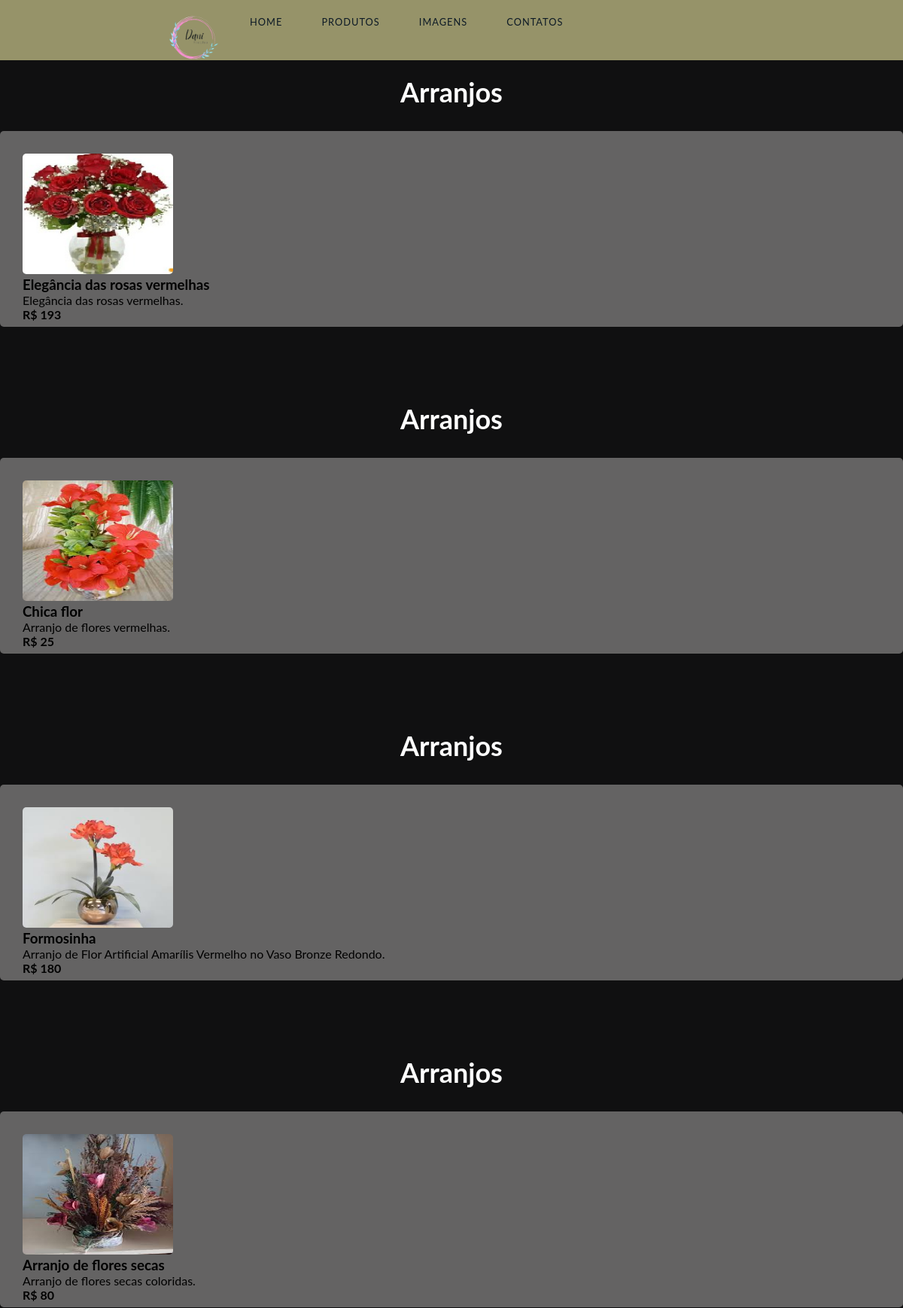
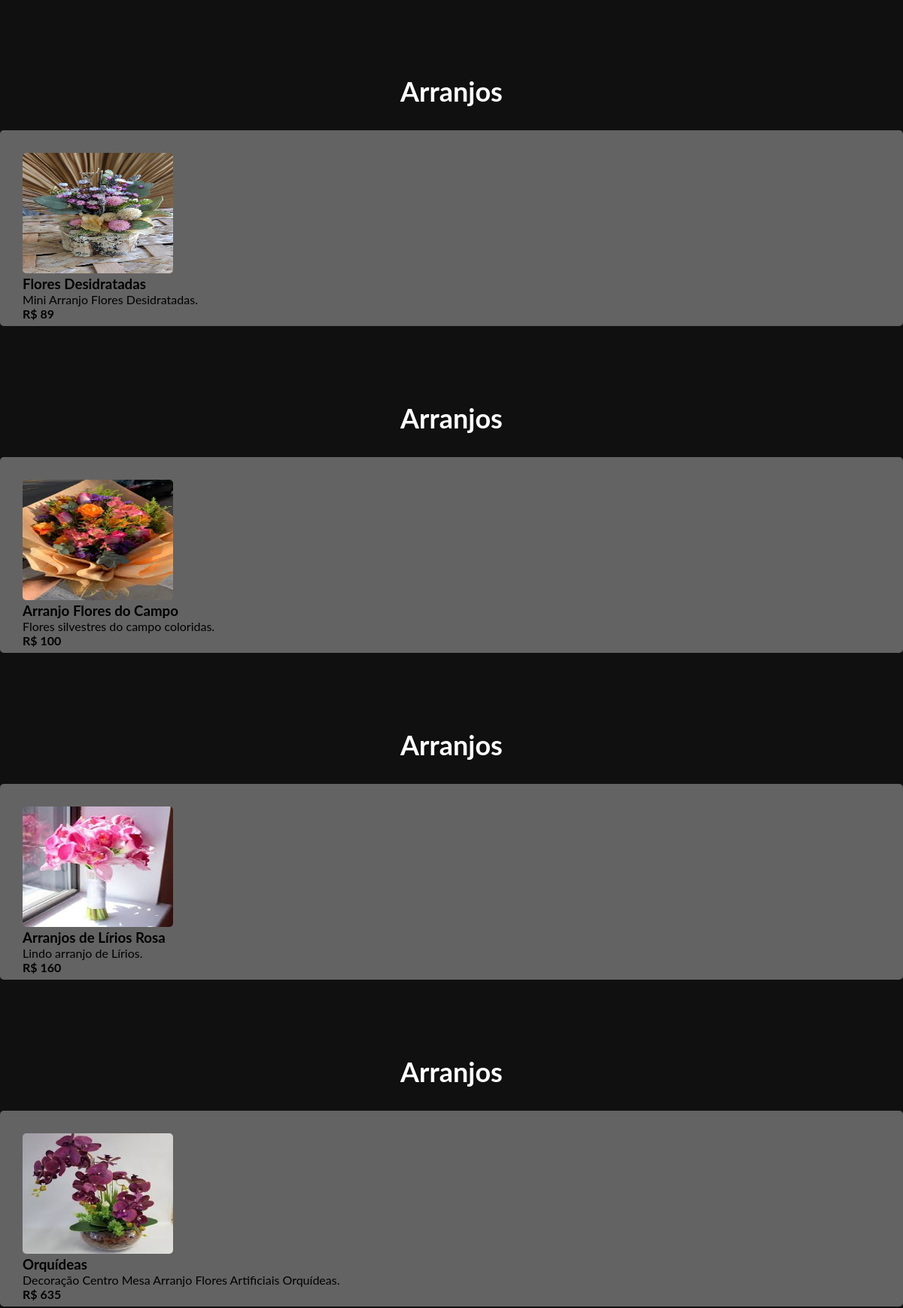
Screenshot of /imagem.php (upper part) with the database file from the repository (2 pictures, top to bottom).
### tables this page shows
CREATE TABLE `cadastro` (
  `id` int(11) NOT NULL,
  `descricao` varchar(255) DEFAULT NULL,
  `secao` varchar(255) DEFAULT NULL,
  `valor` decimal(10,0) DEFAULT NULL,
  `nome` varchar(255) DEFAULT NULL,
  `url` varchar(255) DEFAULT NULL
);

### imagem.php (the view, shortened to what this page needs)
<!DOCTYPE html>
<html lang="pt">
<head>
  <link rel="stylesheet" href="https://cdnjs.cloudflare.com/ajax/libs/OwlCarousel2/2.3.4/assets/owl.carousel.min.css">
  <link rel="stylesheet" href="https://cdnjs.cloudflare.com/ajax/libs/OwlCarousel2/2.3.4/assets/owl.theme.default.min.css">
  <link rel="stylesheet" href="style/style.css">
</head>
<body>
  <nav id="navbar" class="">
    <div class="nav-wrapper">
      <div class="logo">
        <img src="img/logo 3.png" alt="foto">
      </div>
      <ul id="menu">
        <li><a href="index.php">Home</a></li>
        <li><a href="produtos.php">Produtos</a></li>
        <li><a href="imagem.php">Imagens</a></li>
        <li><a href="contato.php">Contatos</a></li>
      </ul>
    </div>
  </nav>
  <?php
  include("conexao.php");
  $sql = "SELECT * FROM cadastro";
  $res = $conn->query($sql);
  $qtd = $res->num_rows;
  if ($qtd > 0) {
    while ($row = $res->fetch_object()) {
      print " <section class='menu'>";
      print "<h1>" . $row->secao . "</h1>";
      print "<div class='item'>";
      print "<img class='um' src='" . $row->url . "' alt=''>";
      print "<h3>" . $row->nome . "</h3>";
      print "<p>" . $row->descricao . "</p>";
      print "<span>R$ " . $row->valor . "</span>";
      print "</div>";
      print "</section>";
    }
  } else {
    print "<p class= 'alert-danger'> Não foram encontrados nenhum registro.</p>";
  }
  ?>
</body>
</html>

### style/style.css (style rules this page uses)
* { border: 0; box-sizing: border-box; margin: 0; padding: 0; }
body { font-family: Lato, Helvetica, Arial, sans-serif; margin-top: 200px; background: linear-gradient(45deg, #63623a, #d4da83,); background-size: 300% 300% ; animation: colors 15s ease infinite; }
a { color: inherit; font-family: inherit; font-size: inherit; text-decoration: none; }
#navbar { background: rgb(150, 147, 105); color: rgb(13, 26, 38); position: fixed; top: 0; height: 80px; line-height: 60px; width: 100vw; z-index: 10; }
.nav-wrapper { margin: auto; text-align:center; width: 70%; }
.logo { float: left; margin-left: 28px; font-size: 1.5em; height: 60px; letter-spacing: 1px; text-transform: uppercase; }
#navbar ul { display: inline-block; float: left; list-style: none; margin-top: -2px; text-align: right; transition: transform 0.5s ease-out; -webkit-transition: transform 0.5s ease-out; }
#navbar li { display: inline-block; }
#navbar li a { color: rgb(13, 26, 38); display: block; font-size: 0.8em; height: 50px; letter-spacing: 1px; margin: 0 20px; padding: 0 4px; position: relative; text-decoration: none; text-transform: uppercase; transition: all 0.5s ease; -webkit-transition: all 0.5s ease; }
#navbar li a:before, #navbar li a:after { content: ''; position: absolute; width: 0%; height: 1px; bottom: -1px; background: rgb(13, 26, 38); }
#navbar li a:before { left: 0; transition: 0.5s; }
#navbar li a:after { background: rgb(13, 26, 38); right: 0; }
.logo img { max-width: 100px; }
body { margin: 0; height: 100vh; display: grid; place-items: center; background-color: #101011; }
.item { grid-column-start: 1; grid-column-end: 3; background-color: #646363; width: 100vw; height: 260px; padding: 30px; margin-top: 30px; padding-bottom: 30px; border-radius: 5px; }
.item img { width: 200px; height: 160px; border-radius: 5px; }
span { font-weight: bold; }
h1 { font-size: 36px; text-align: center; color: white; }
.menu h1 { margin-top: 100px; }
.um { width: 100px; height: 90px; }

### rows the page displays
cadastro: secao "Arranjos", url (picture), nome "Elegância das rosas vermelhas", descricao "Elegância das rosas vermelhas.", valor "193"
cadastro: secao "Arranjos", url (picture), nome "Chica flor", descricao "Arranjo de flores vermelhas.", valor "25"
cadastro: secao "Arranjos", url (picture), nome "Formosinha", descricao "Arranjo de Flor Artificial Amarílis Vermelho no Vaso Bronze Redondo.", valor "180"
cadastro: secao "Arranjos", url (picture), nome "Arranjo de flores secas", descricao "Arranjo de flores secas coloridas.", valor "80"
cadastro: secao "Arranjos", url (picture), nome "Flores Desidratadas", descricao "Mini Arranjo Flores Desidratadas.", valor "89"
cadastro: secao "Arranjos", url (picture), nome "Arranjo Flores do Campo", descricao "Flores silvestres do campo coloridas.", valor "100"
cadastro: secao "Arranjos", url (picture), nome "Arranjos de Lírios Rosa", descricao "Lindo arranjo de Lírios.", valor "160"
cadastro: secao "Arranjos", url (picture), nome "Orquídeas", descricao "Decoração Centro Mesa Arranjo Flores Artificiais Orquídeas.", valor "635"
